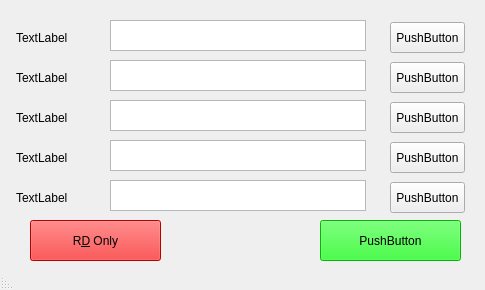
<?xml version="1.0" encoding="UTF-8"?>
<ui version="4.0">
 <class>MainWindow</class>
 <widget class="QMainWindow" name="MainWindow">
  <property name="geometry">
   <rect>
    <x>0</x>
    <y>0</y>
    <width>485</width>
    <height>290</height>
   </rect>
  </property>
  <property name="windowTitle">
   <string>RGo </string>
  </property>
  <property name="layoutDirection">
   <enum>Qt::RightToLeft</enum>
  </property>
  <widget class="QWidget" name="centralwidget">
   <widget class="QLabel" name="label">
    <property name="geometry">
     <rect>
      <x>16</x>
      <y>22</y>
      <width>61</width>
      <height>31</height>
     </rect>
    </property>
    <property name="styleSheet">
     <string notr="true">font: 10pt &quot;Comic Sans MS&quot;;</string>
    </property>
    <property name="text">
     <string>TextLabel</string>
    </property>
   </widget>
   <widget class="QTextEdit" name="textEdit">
    <property name="geometry">
     <rect>
      <x>110</x>
      <y>20</y>
      <width>256</width>
      <height>31</height>
     </rect>
    </property>
    <property name="styleSheet">
     <string notr="true">font: 10pt &quot;Comic Sans MS&quot;;</string>
    </property>
   </widget>
   <widget class="QPushButton" name="pushButton">
    <property name="geometry">
     <rect>
      <x>390</x>
      <y>22</y>
      <width>75</width>
      <height>31</height>
     </rect>
    </property>
    <property name="styleSheet">
     <string notr="true">font: 10pt &quot;Comic Sans MS&quot;;</string>
    </property>
    <property name="text">
     <string>PushButton</string>
    </property>
   </widget>
   <widget class="QPushButton" name="pushButton_2">
    <property name="geometry">
     <rect>
      <x>390</x>
      <y>62</y>
      <width>75</width>
      <height>31</height>
     </rect>
    </property>
    <property name="styleSheet">
     <string notr="true">font: 10pt &quot;Comic Sans MS&quot;;</string>
    </property>
    <property name="text">
     <string>PushButton</string>
    </property>
   </widget>
   <widget class="QLabel" name="label_2">
    <property name="geometry">
     <rect>
      <x>16</x>
      <y>62</y>
      <width>61</width>
      <height>31</height>
     </rect>
    </property>
    <property name="styleSheet">
     <string notr="true">font: 10pt &quot;Comic Sans MS&quot;;</string>
    </property>
    <property name="text">
     <string>TextLabel</string>
    </property>
   </widget>
   <widget class="QTextEdit" name="textEdit_2">
    <property name="geometry">
     <rect>
      <x>110</x>
      <y>60</y>
      <width>256</width>
      <height>31</height>
     </rect>
    </property>
    <property name="styleSheet">
     <string notr="true">font: 10pt &quot;Comic Sans MS&quot;;</string>
    </property>
   </widget>
   <widget class="QPushButton" name="pushButton_3">
    <property name="geometry">
     <rect>
      <x>390</x>
      <y>102</y>
      <width>75</width>
      <height>31</height>
     </rect>
    </property>
    <property name="styleSheet">
     <string notr="true">font: 10pt &quot;Comic Sans MS&quot;;</string>
    </property>
    <property name="text">
     <string>PushButton</string>
    </property>
   </widget>
   <widget class="QLabel" name="label_3">
    <property name="geometry">
     <rect>
      <x>16</x>
      <y>102</y>
      <width>61</width>
      <height>31</height>
     </rect>
    </property>
    <property name="styleSheet">
     <string notr="true">font: 10pt &quot;Comic Sans MS&quot;;</string>
    </property>
    <property name="text">
     <string>TextLabel</string>
    </property>
   </widget>
   <widget class="QTextEdit" name="textEdit_3">
    <property name="geometry">
     <rect>
      <x>110</x>
      <y>100</y>
      <width>256</width>
      <height>31</height>
     </rect>
    </property>
    <property name="styleSheet">
     <string notr="true">font: 10pt &quot;Comic Sans MS&quot;;</string>
    </property>
   </widget>
   <widget class="QPushButton" name="pushButton_4">
    <property name="geometry">
     <rect>
      <x>390</x>
      <y>142</y>
      <width>75</width>
      <height>31</height>
     </rect>
    </property>
    <property name="styleSheet">
     <string notr="true">font: 10pt &quot;Comic Sans MS&quot;;</string>
    </property>
    <property name="text">
     <string>PushButton</string>
    </property>
   </widget>
   <widget class="QLabel" name="label_4">
    <property name="geometry">
     <rect>
      <x>16</x>
      <y>142</y>
      <width>61</width>
      <height>31</height>
     </rect>
    </property>
    <property name="styleSheet">
     <string notr="true">font: 10pt &quot;Comic Sans MS&quot;;</string>
    </property>
    <property name="text">
     <string>TextLabel</string>
    </property>
   </widget>
   <widget class="QTextEdit" name="textEdit_4">
    <property name="geometry">
     <rect>
      <x>110</x>
      <y>140</y>
      <width>256</width>
      <height>31</height>
     </rect>
    </property>
    <property name="styleSheet">
     <string notr="true">font: 10pt &quot;Comic Sans MS&quot;;</string>
    </property>
   </widget>
   <widget class="QPushButton" name="pushButton_5">
    <property name="geometry">
     <rect>
      <x>390</x>
      <y>182</y>
      <width>75</width>
      <height>31</height>
     </rect>
    </property>
    <property name="styleSheet">
     <string notr="true">font: 10pt &quot;Comic Sans MS&quot;;</string>
    </property>
    <property name="text">
     <string>PushButton</string>
    </property>
   </widget>
   <widget class="QLabel" name="label_5">
    <property name="geometry">
     <rect>
      <x>16</x>
      <y>182</y>
      <width>61</width>
      <height>31</height>
     </rect>
    </property>
    <property name="styleSheet">
     <string notr="true">font: 10pt &quot;Comic Sans MS&quot;;</string>
    </property>
    <property name="text">
     <string>TextLabel</string>
    </property>
   </widget>
   <widget class="QTextEdit" name="textEdit_5">
    <property name="geometry">
     <rect>
      <x>110</x>
      <y>180</y>
      <width>256</width>
      <height>31</height>
     </rect>
    </property>
    <property name="styleSheet">
     <string notr="true">font: 10pt &quot;Comic Sans MS&quot;;</string>
    </property>
   </widget>
   <widget class="QPushButton" name="pushButton_6">
    <property name="geometry">
     <rect>
      <x>30</x>
      <y>220</y>
      <width>131</width>
      <height>41</height>
     </rect>
    </property>
    <property name="layoutDirection">
     <enum>Qt::RightToLeft</enum>
    </property>
    <property name="styleSheet">
     <string notr="true">background-color: rgb(255, 0, 0);
font: 16pt &quot;Comic Sans MS&quot;;</string>
    </property>
    <property name="text">
     <string>R&amp;D Only</string>
    </property>
   </widget>
   <widget class="QPushButton" name="pushButton_7">
    <property name="geometry">
     <rect>
      <x>320</x>
      <y>220</y>
      <width>141</width>
      <height>41</height>
     </rect>
    </property>
    <property name="styleSheet">
     <string notr="true">font: 16pt &quot;Comic Sans MS&quot;;
background-color: rgb(0, 255, 0);</string>
    </property>
    <property name="locale">
     <locale language="Hebrew" country="Israel"/>
    </property>
    <property name="text">
     <string>PushButton</string>
    </property>
   </widget>
  </widget>
  <widget class="QStatusBar" name="statusbar"/>
  <action name="actionExit">
   <property name="checkable">
    <bool>false</bool>
   </property>
   <property name="text">
    <string>Exit</string>
   </property>
  </action>
 </widget>
 <resources/>
 <connections/>
</ui>
